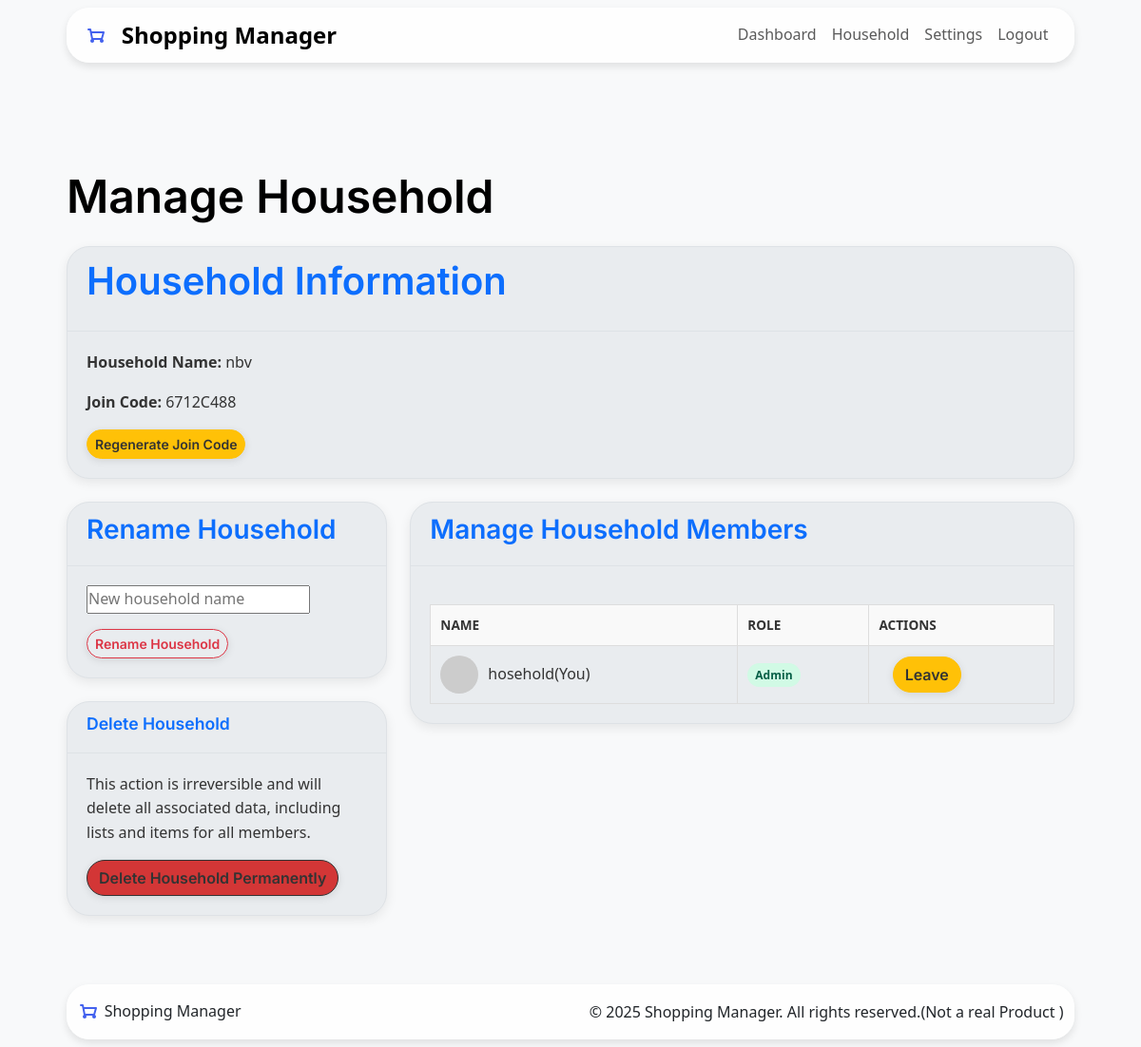
Page /household/manage (signed in) on the earlier database version.
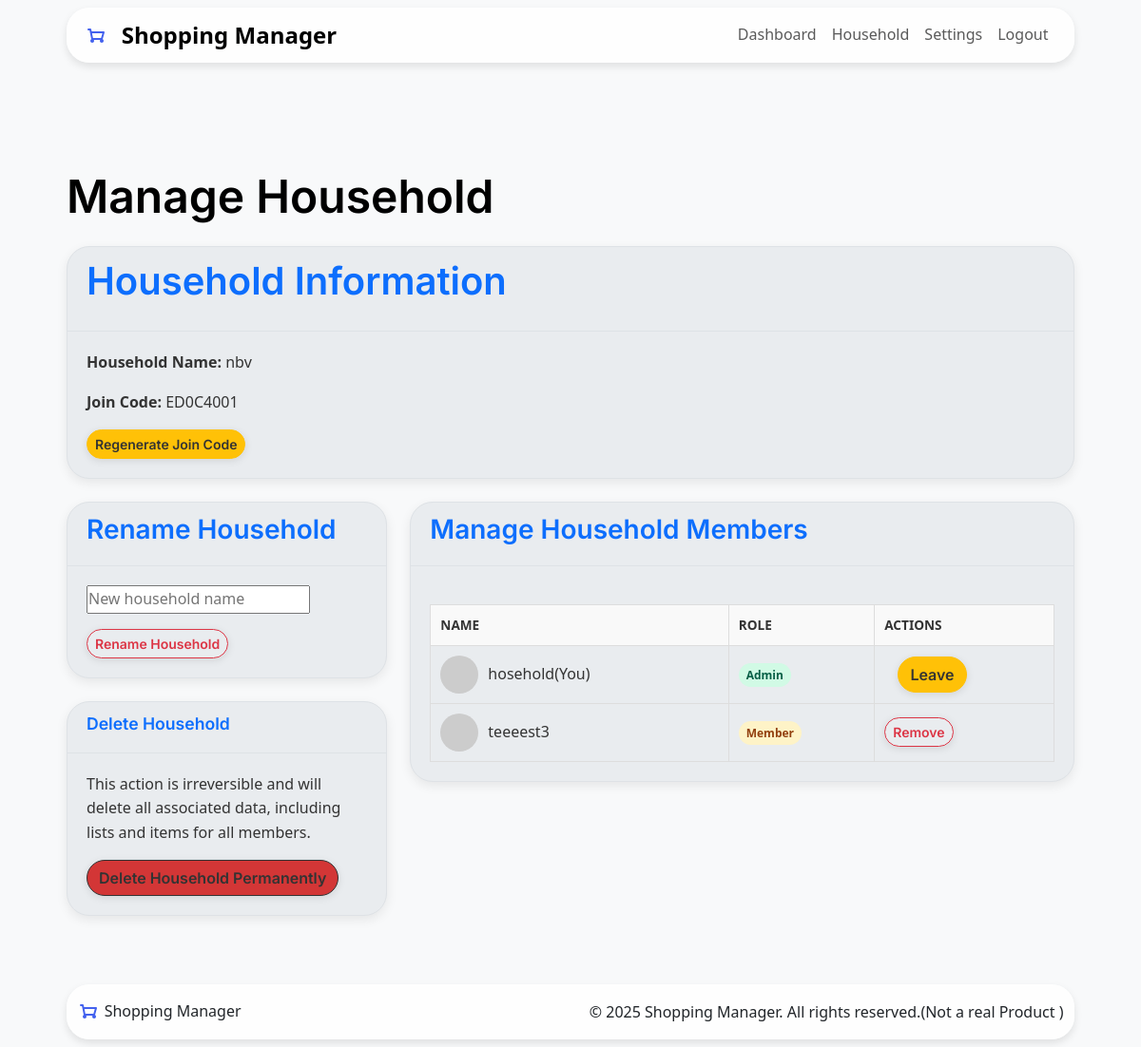
Same page on the later database version.
### app/models.py (models this page shows, shortened)
class Household(db.Model):
    __tablename__ = 'households'
    id = db.Column(db.Integer, primary_key=True)
    join_code = db.Column(db.String(36), unique=True, nullable=False, default=lambda: secrets.token_hex(4).upper())
    name = db.Column(db.String(100), nullable=False)
    created_at = db.Column(db.DateTime, default=datetime.now(timezone.utc))
    admin_id = db.Column(db.Integer, db.ForeignKey('users.id'), nullable=False)
    admin = db.relationship('User', back_populates='administered_household', foreign_keys=[admin_id])
    members = db.relationship('User', back_populates='household', lazy=True, foreign_keys='User.household_id')
    shopping_lists = db.relationship('ShoppingList', backref='household', lazy=True, cascade="all, delete-orphan")

class User(db.Model, UserMixin):
    __tablename__ = 'users'
    id = db.Column(db.Integer, primary_key=True)
    username = db.Column(db.String(80), unique=True, nullable=False)
    name = db.Column(db.String(80), nullable=False)
    password = db.Column(db.String(128), nullable=False)
    role = db.Column(db.String(20), default='member')
    avatar_url = db.Column(db.String(256), nullable=True)  # Can be DiceBear URL or local path
    def get_avatar_url(self):
        if self.avatar_url:
            return url_for('static', filename=f'uploads/avatars/{self.avatar_url}')
        else:
            return f"https://api.dicebear.com/7.x/initials/svg?seed={self.username}"
    household_id = db.Column(db.Integer, db.ForeignKey('households.id'))
    household = db.relationship('Household', back_populates='members', foreign_keys=[household_id])
    administered_household = db.relationship('Household', back_populates='admin',foreign_keys='Household.admin_id', uselist=False)
    created_lists = db.relationship('ShoppingList', backref='creator', lazy=True)
    added_items = db.relationship('ListItem', backref='added_by', lazy=True)
    activities = db.relationship('ActivityLog', backref='user', lazy=True)

### app/household/routes.py (the view)
@household_bp.route('/manage')
@login_required
def manage_household():
    household = current_user.household
    if not household or not current_user.id == household.admin_id:
        flash("Access denied!", "danger")
        return redirect(url_for("main.index"))
    members =household.members
    return render_template('household/manage.html', household=household, members=members)

### templates/household/manage.html (shortened to what this page needs)
{% extends "base.html" %}
{% block content %}
<div class="container my-4">
    <div class="row">
        <div class="col-md-12">
            <h1 class="mb-4">Manage Household</h1>
            <div class="card sm-card">
                <div class="card-header">
                    <h2>Household Information</h2>
                </div>
                <div class="card-body">
                    <p><strong>Household Name:</strong> <span class="household-name">{{ household.name }}</span></p>
                    <p><strong>Join Code:</strong> <span id="householdJoinCode">{{ household.join_code }}</span></p>
                    <button id="regenerateJoinCodeBtn" class="btn btn-sm btn-warning" data-url="{{ url_for('household_bp.regenerate_code')}}">Regenerate Join Code</button>
                </div>
            </div>
        </div>
    </div>
    <div class="row">
        <div class="col-md-4">
            <div class="card sm-card">
                <div class="card-header">
                    <h3>Rename Household</h3>
                </div>
                <div class="card-body">
                    <form method="POST" action="{{ url_for('household_bp.rename') }}" class="mb-8" id="renameHouseholdForm" onsubmit="event.preventDefault(); renameHousehold();">
                        <input type="text"
                                name="household_name"
                                id="newHouseholdName"
                                class="form-input mb-3"
                                placeholder="New household name"
                                required>
                        <button type="submit"
                                id="newHouseholdNameBtn"
                                class="btn btn-sm btn-outline-danger delete-item-btn">
                                Rename Household
                        </button>
                    </form>
                </div>
            </div>
            <div class="card sm-card">
                <div class="card-header">
                    <h4 class="mb-2" style="font-size: 1.1em; font-weight: 600;">Delete Household</h4>
                </div>
                <div class="card-body">
                    <p class="text-sm text-gray-600 mb-3">This action is irreversible and will delete all associated data, including lists and items for all members.</p>
                    <form method="POST" action="{{ url_for('household_bp.delete') }}">
                        <button type="button"
                                class="btn btn-danger"
                                id="DeleteHouseholdBtn"
                                data-bs-toggle="modal"
                                data-bs-target="#confirmModal"
                                data-modal-title="Confirm Household Deletion"
                                data-modal-body="Are you absolutely sure you want to delete this household? This will remove all members and all associated data. This action cannot be undone."
                                data-modal-confirm-text="Yes, Delete Permanently"
                                data-modal-confirm-class="btn-danger"
                                data-action-url="{{ url_for('household_bp.delete') }}"
                                data-redirect-url="{{ url_for('household_bp.setup') }}">
                                Delete Household Permanently
                        </button>
                    </form>
                </div>
            </div>
        </div>
        <div class="col-md-8">
            <div class="card sm-card">
                <div class="card-header">
                    <h3>Manage Household Members</h3>
                </div>
                <div class="card-body">
                    <div class="table-container">
                        <table>
                            <thead>
                                <tr>
                                    <th>Name</th>
                                    <th>Role</th>
                                    <th>Actions</th>
                                </tr>
                            </thead>
                            <tbody>
                                {% if members %}
                                {% for member in members %}
                                <tr>
                                    <td>
                                        <div class="user-details-in-table">
                                            <img src="{{ member.get_avatar_url() }}" alt="{{ member.name }}" class="avatar-in-table">
                                            <span>{{ member.name or 'User Name' }}</span>
                                            {% if member.id == current_user.id%}
                                            <span class="text-xs text-gray-500">(You)</span>
                                            {% endif %}
                                        </div>
                                    </td>
                                    <td>
                                        <span class="role-badge {{ 'role-admin' if member.role == 'admin' else 'role-member' }}">
                                            {{ member.role | capitalize or 'Member' }}
                                        </span>
                                    </td>
                                    <td>
                                        <form method="POST" action="{{ url_for('household_bp.remove_member', user_id_to_remove=member.id) }}" class="inline-form">
                                            {% if current_user.id == household.admin_id and member.id != current_user.id %}
                                                <button type="button" class="btn btn-sm btn-outline-danger remove-member-btn"
                                                        data-bs-toggle="modal"
                                                        data-bs-target="#confirmModal"
                                                        data-modal-title="Confirm Member Removal"
                                                        data-modal-body="Are you sure you want to remove {{ member.name }} from the household?"
                                                        data-modal-confirm-text="Yes, Remove {{ member.name }}"
                                                        data-modal-confirm-class="btn-danger"
                                                        data-action-url="{{ url_for('household_bp.remove_member', user_id_to_remove=member.id) }}"
                                                        data-target-element-selector="#member-row-{{ member.id }}">
                                                    Remove
                                                </button>
                                            {% endif %}
                                        </form>
                                        {% if member.id == current_user.id%}
                                        <button type="button" class="btn btn-warning"
                                            data-bs-toggle="modal"
                                            data-bs-target="#confirmModal"
                                            data-modal-title="Confirm Leave Household"
                                            data-modal-body="Are you sure you want to leave this household? If you are the admin and other members exist, admin rights will be transferred."
                                            data-modal-confirm-text="Yes, Leave"
                                            data-modal-confirm-class="btn-warning"
                                            data-action-url="{{ url_for('household_bp.leave') }}"
                                            data-redirect-url="{{ url_for('household_bp.setup') }}">
                                            Leave
                                        </button>
                                        {% endif %}
                                        </td>
                                </tr>
                                {% endfor %}
                                {% else %}
                                <tr>
                                    <td colspan="4" class="text-center text-sm text-gray-500">This household has no other members.</td>
                                </tr>
                                {% endif %}
                                </tbody>
                        </table>
                    </div>
                </div>
            </div>
        </div>
    </div>
</div>
{% endblock %}

### templates/base.html (shortened to what this page needs)
<!DOCTYPE html>
<html lang="en" data-theme="light">
    <head>
        <link href="https://cdn.jsdelivr.net/npm/bootstrap@5.3.3/dist/css/bootstrap.min.css" rel="stylesheet">
        <link href="https://cdn.jsdelivr.net/npm/bootstrap-icons@1.11.3/font/bootstrap-icons.min.css" rel="stylesheet">
        <link href="{{ url_for('static', filename='css/base.css') }}" rel="stylesheet">
        <link href="{{ url_for('static', filename='css/variables.css') }}" rel="stylesheet">
        <link href="{{ url_for('static', filename='css/components.css') }}" rel="stylesheet">
        <link href="{{ url_for('static', filename='css/layout.css') }}" rel="stylesheet">
        <link href="{{ url_for('static', filename='css/animations.css') }}" rel="stylesheet">
    </head>
    <body class="bg-light">
        <div class="container px-0 sticky-top" style="margin: 0 auto; margin-top: 0.5rem;">
            <div class="row">
                <div class="col-12 px-0">
                    <nav class="navbar navbar-expand-lg ">
                        <div class="container">
                            <div class="logo">
                                <a class="nav-link" href="{{ url_for('main.index' )}}">
                                    <span>Shopping Manager</span>
                                </a>
                            </div>
                            <div class="collapse navbar-collapse" id="navbarNav">
                                <ul class="navbar-nav ms-auto">
                                    {% if current_user.is_authenticated %}
                                    {% if current_user.household_id %}
                                    <li class="nav-item"><a class="nav-link {% if request.endpoint == 'main.dashboard' %} active{% endif %}" href="{{ url_for('main.dashboard') }}">Dashboard</a></li>
                                    <li class="nav-item">
                                        <a class="nav-link {% if request.endpoint == 'household_bp.view' and request.view_args and request.view_args.get('household_id')|int == current_user.household_id %} active{% endif %}"
                                        href="{{ url_for('household_bp.view', household_id=current_user.household_id) }}">Household</a>
                                    </li>
                                    <li class="nav-item"><a class="nav-link {% if request.endpoint == 'settings_bp.account_settings' %} active{% endif %}" href="{{ url_for('settings_bp.account_settings') }}">Settings</a></li>
                                    {% endif %}
                                    <li class="nav-item">
                                        <form method="POST" action="{{ url_for('auth.logout')}}" class="d-inline" id="logoutForm">
                                            <button type="submit" class="nav-link">Logout</button>
                                        </form>
                                    </li>
                                    {% else %}
                                    <li class="nav-item"><a class="nav-link" href="{{url_for('auth.auth') + '#login' }}">Login</a></li>
                                    <li class="nav-item"><a class="nav-link" href="{{url_for('auth.auth') + '#register' }}">Register</a></li>
                                    {% endif %}
                                </ul>
                            </div>
                        </div>
                    </nav>
                </div>
            </div>
        </div>
         <div class="container py-4">
        </div>
        <main class="container py-4">
            {% block content %}
            {% endblock %}
        </main>
        <div class="container px-0 " style="margin: 0 auto; margin-bottom: 0.5rem;">
            <div class="row">
                <div class="col-12 px-0">
                    <footer class=" text-dark py-3 mt-auto" id="foooter">
                        <div class="container-fluid">
                            <div class="d-flex justify-content-between align-items-center">
                                <div class="footer-logo">
                                    <a class="nav-link" href="{{ url_for('main.index' )}}">
                                        <span>Shopping Manager</span>
                                    </a>
                                </div>
                                <div class="text-md-end">
                                    <p class="mb-0">
                                        &copy;
                                        <span id="year"></span>
                                        <a class="footer-text text-dark" href="{{ url_for('main.index') }}">Shopping Manager.</a>
                                        All rights reserved.(Not a real Product )
                                    </p>
                                </div>
                            </div>
                        </div>
                    </footer>
                </div>
            </div>
        </div>
        <div class="toast-container position-fixed top-0 end-0 p-3" style="z-index: 1100"></div>
    </body>
</html>

Differences in the rows shown:
changed Household "nbv": join_code "6712C488" → "ED0C4001"
now on this page (row edited): User: name "teeeest3", role "Member"
